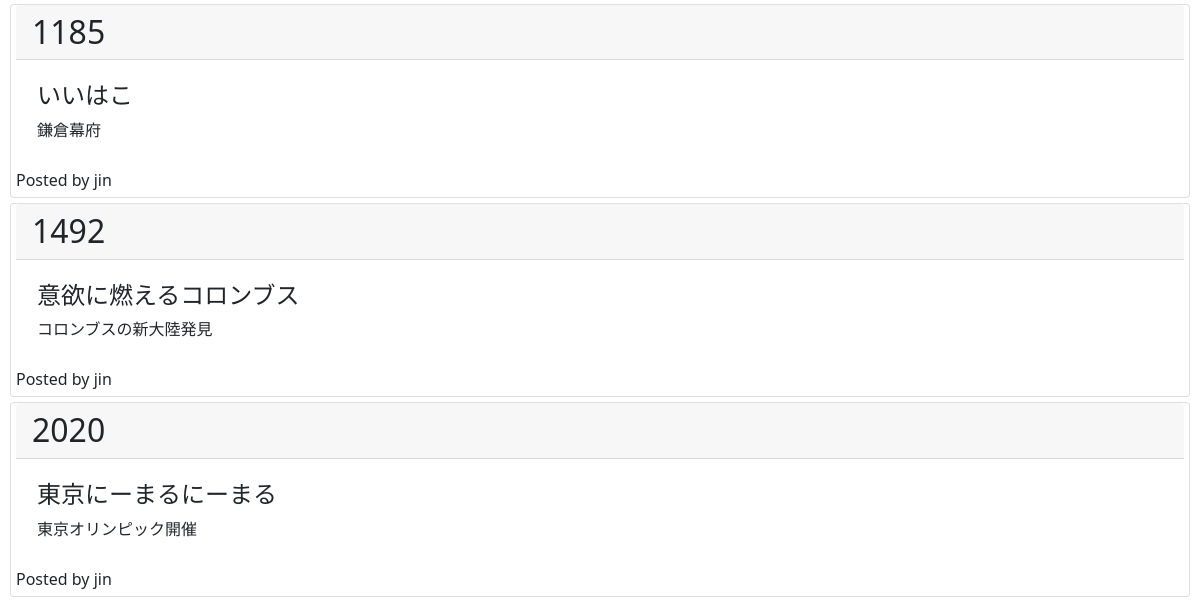
Before: /index/ (lower part) with the older database file.
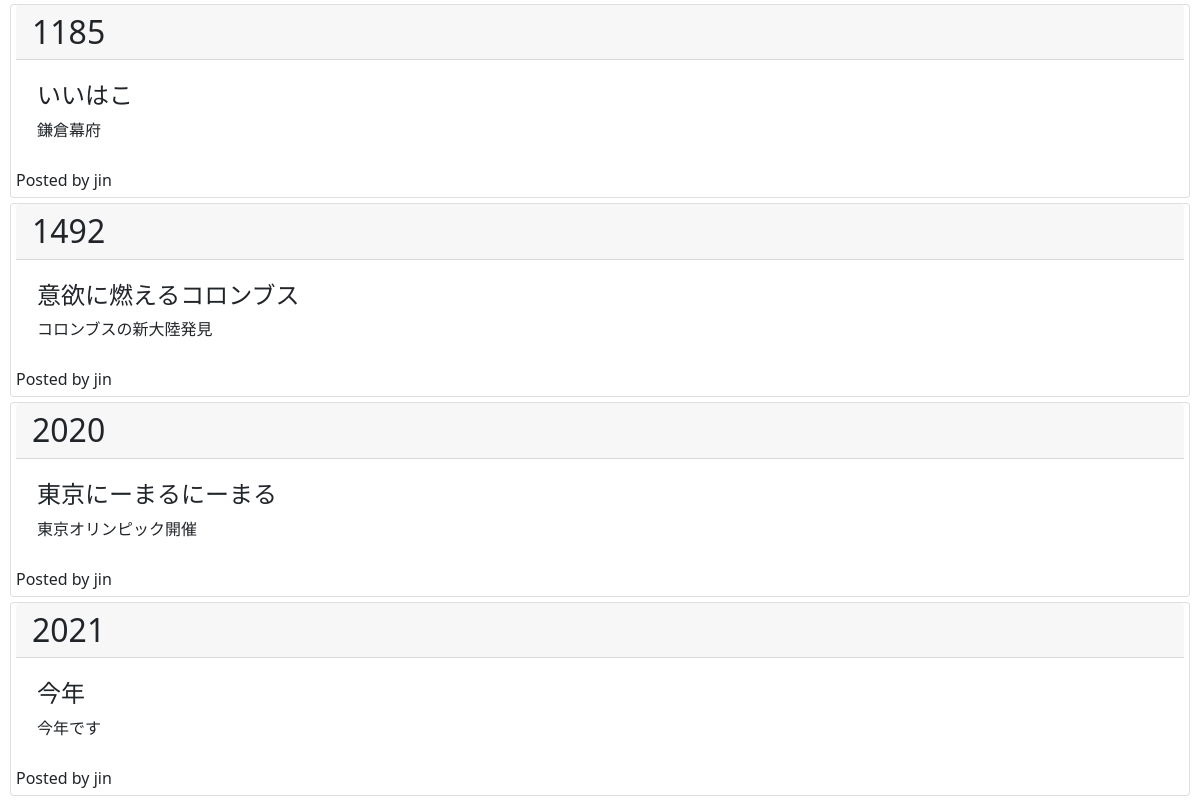
After: the same page with the newer database file.
### app/models.py (models this page shows, shortened)
class Post(models.Model):
  year = models.IntegerField(validators=[MinValueValidator(1), MaxValueValidator(2021)])
  text = models.CharField("語呂合わせ", max_length=30)
  supplement = models.CharField("補足", max_length=100)
  author = models.ForeignKey(settings.AUTH_USER_MODEL, on_delete=models.CASCADE)
  created = models.DateTimeField("作成日", default=timezone.now)

### app/views.py (the view)
# urls.py: path('index/', views.index, name='index'),
def index(request):
  data = Post.objects.all()
  params = {
    'data': data
  }
  return render(request, 'app/index.html', params)

### app/templates/app/index.html
{% extends 'app/base.html' %}
{% block 'content' %}
  {% for item in data %}
  <div class="card">
    <h2 class="card-header">{{ item.year }}</h2>
    <div class="card-body">
      <h4 class="card-title">{{ item.text }}</h4>
      <p class="card-text">{{ item.supplement }}</p>
    </div>
    <div class="who">Posted by {{ item.author }}</div>
  </div>
  {% endfor %}
{% endblock %}

Changed rows visible on the page:
added Post: year "2021", text "今年", supplement "今年です", author "jin"
